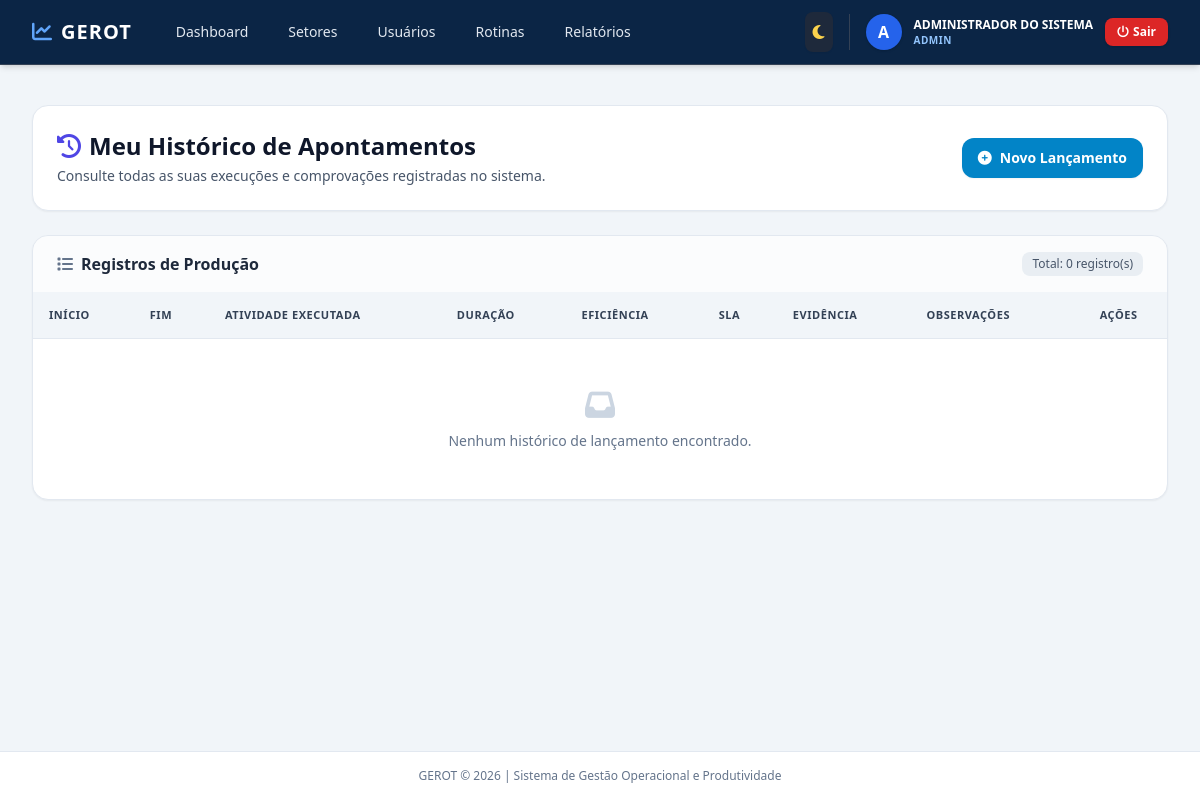
The app's page /operacao/historico (signed in) with its own data.
### app/models/usuario.py (models this page shows, shortened)
class Usuario(UserMixin, db.Model):
    __tablename__ = 'usuarios'
    id = db.Column(db.Integer, primary_key=True)
    username = db.Column(db.String(64), unique=True, nullable=False, index=True)
    email = db.Column(db.String(120), unique=True, nullable=False, index=True)
    password_hash = db.Column(db.String(256))
    role = db.Column(db.String(20), default='operador', nullable=False)
    ativo = db.Column(db.Boolean, default=False)
    nome_completo = db.Column(db.String(150), nullable=False)
    cpf = db.Column(db.String(14), unique=True, nullable=False)
    rg_numero = db.Column(db.String(20))
    rg_orgao_emissor = db.Column(db.String(20))
    rg_uf = db.Column(db.String(2))
    data_nascimento = db.Column(db.Date)
    sexo = db.Column(db.String(20))
    estado_civil = db.Column(db.String(20))
    telefone_principal = db.Column(db.String(20))
    logradouro = db.Column(db.String(150))
    numero_endereco = db.Column(db.String(20))
    bairro = db.Column(db.String(100))
    cidade = db.Column(db.String(100))
    uf_endereco = db.Column(db.String(2))
    cep = db.Column(db.String(10))
    matricula = db.Column(db.String(50), unique=True, nullable=True)
    cargo = db.Column(db.String(100))
    funcao = db.Column(db.String(100))
    setor_id = db.Column(db.Integer, db.ForeignKey('setores.id'), nullable=False)
    setores_secundarios = db.relationship(
        'Setor',
        secondary=usuario_setores_secundarios,
        backref=db.backref('coordenadores_secundarios', lazy='dynamic')
    )
    tipo_vinculo = db.Column(db.String(50))
    data_admissao = db.Column(db.Date)
    data_cadastro = db.Column(db.DateTime, default=datetime.utcnow)
    ultimo_login = db.Column(db.DateTime)
    status_cadastro = db.Column(db.String(20), default='incompleto')
    cadastrado_por_id = db.Column(db.Integer, db.ForeignKey('usuarios.id'), nullable=True)
    cadastrador = db.relationship('Usuario', remote_side=[id], backref='usuarios_cadastrados')
    lancamentos = db.relationship('Lancamento', backref='autor', lazy='dynamic', foreign_keys='Lancamento.usuario_id')
    correcoes_aprovadas = db.relationship('Lancamento', backref='aprovador', lazy='dynamic', foreign_keys='Lancamento.correcao_aprovada_por')
    @property
    def is_admin(self):
        return self.role == 'admin'
    @property
    def is_gestor(self):
        return self.role in ['admin', 'gestor']
    @property
    def is_coordenador(self):
        return self.role == 'coordenador'

### app/views/operacao.py (the view)
@operacao_bp.route('/historico')
@login_required
def historico():
    page = request.args.get('page', 1, type=int)
    pagination = Lancamento.query.filter_by(usuario_id=current_user.id)\
        .order_by(Lancamento.data_hora_inicio.desc())\
        .paginate(page=page, per_page=10, error_out=False)
    return render_template('operador/historico.html', pagination=pagination, CalculoBI=CalculoBI)

### app/__init__.py (called while the page is built)
@login_manager.user_loader
def load_user(user_id):
    from app.models.usuario import Usuario
    return Usuario.query.get(int(user_id))

### app/templates/operador/historico.html (shortened to what this page needs)
{% extends "base.html" %}
{% block content %}
<div class="space-y-6">
    <div class="flex flex-col sm:flex-row sm:items-center sm:justify-between gap-4 bg-white p-6 rounded-2xl border border-slate-200 shadow-sm">
        <div>
            <h1 class="text-2xl font-bold text-slate-900 flex items-center gap-2">
                <i class="fa-solid fa-clock-rotate-left text-indigo-600"></i> Meu Histórico de Apontamentos
            </h1>
            <p class="text-sm text-slate-600 mt-1">Consulte todas as suas execuções e comprovações registradas no sistema.</p>
        </div>
        <div>
            <a href="{{ url_for('operacao.painel') }}" class="inline-flex items-center gap-2 bg-sky-600 hover:bg-sky-700 text-white px-4 py-2.5 rounded-xl text-sm font-semibold transition shadow-sm">
                <i class="fa-solid fa-plus-circle"></i> Novo Lançamento
            </a>
        </div>
    </div>
    <div class="bg-white rounded-2xl border border-slate-200 shadow-sm overflow-hidden">
        <div class="px-6 py-4 border-b border-slate-100 flex items-center justify-between bg-slate-50/50">
            <h2 class="text-base font-bold text-slate-800 flex items-center gap-2">
                <i class="fa-solid fa-list text-slate-500"></i> Registros de Produção
            </h2>
            {% if pagination %}
            <span class="text-xs font-medium text-slate-600 bg-slate-200/70 px-2.5 py-1 rounded-lg">
                Total: {{ pagination.total }} registro(s)
            </span>
            {% endif %}
        </div>
        <div class="overflow-x-auto">
            <table class="w-full text-left border-collapse">
                <thead>
                    <tr class="bg-slate-100 border-b border-slate-200 text-[11px] font-bold text-slate-700 uppercase tracking-wider">
                        <th class="py-3.5 px-4">Início</th>
                        <th class="py-3.5 px-4">Fim</th>
                        <th class="py-3.5 px-4">Atividade Executada</th>
                        <th class="py-3.5 px-4">Duração</th>
                        <th class="py-3.5 px-4">Eficiência</th>
                        <th class="py-3.5 px-4">SLA</th>
                        <th class="py-3.5 px-4">Evidência</th>
                        <th class="py-3.5 px-4">Observações</th>
                        {% if current_user.is_coordenador or current_user.is_gestor %}
                        <th class="py-3.5 px-4 text-center">Ações</th>
                        {% endif %}
                    </tr>
                </thead>
                <tbody class="divide-y border-slate-100 text-sm text-slate-800">
                    {% if pagination and pagination.items %}
                    {% for l in pagination.items %}
                    <tr class="hover:bg-slate-50/80 transition">
                        <td class="py-3.5 px-4 whitespace-nowrap font-medium text-slate-700">
                            {{ l.data_hora_inicio.strftime('%d/%m/%Y %H:%M') if l.data_hora_inicio else '-' }}
                        </td>
                        <td class="py-3.5 px-4 whitespace-nowrap text-slate-600">
                            {{ l.data_hora_fim.strftime('%d/%m/%Y %H:%M') if l.data_hora_fim else '-' }}
                        </td>
                        <td class="py-3.5 px-4 font-semibold text-slate-900">
                            {{ l.atividade_referencia.titulo if l.atividade_referencia else 'Sem Título' }}
                        </td>
                        <td class="py-3.5 px-4 whitespace-nowrap font-semibold text-slate-700">
                            {{ CalculoBI.formatar_numero_br(l.duracao_minutos, 0) }} min
                        </td>
                        <td class="py-3.5 px-4 whitespace-nowrap font-semibold">
                            {% if l.eficiencia_percentual >= 100 %}
                            <span class="text-emerald-700">{{ CalculoBI.formatar_porcentagem_br(l.eficiencia_percentual, 1) }}</span>
                            {% elif l.eficiencia_percentual >= 70 %}
                            <span class="text-amber-700">{{ CalculoBI.formatar_porcentagem_br(l.eficiencia_percentual, 1) }}</span>
                            {% else %}
                            <span class="text-red-700">{{ CalculoBI.formatar_porcentagem_br(l.eficiencia_percentual, 1) }}</span>
                            {% endif %}
                        </td>
                        <td class="py-3.5 px-4 whitespace-nowrap">
                            {% if l.dentro_do_prazo %}
                            <span class="inline-flex items-center px-2.5 py-0.5 rounded-full text-xs font-bold bg-emerald-100 text-emerald-800">
                                <i class="fa-solid fa-check text-[10px] mr-1"></i> No Prazo
                            </span>
                            {% else %}
                            <span class="inline-flex items-center px-2.5 py-0.5 rounded-full text-xs font-bold bg-red-100 text-red-800">
                                <i class="fa-solid fa-xmark text-[10px] mr-1"></i> Atrasado
                            </span>
                            {% endif %}
                        </td>
                        <td class="py-3.5 px-4 whitespace-nowrap">
                            {% if l.arquivo_evidencia %}
                            <a href="{{ url_for('operacao.baixar_evidencia', filename=l.arquivo_evidencia) }}" target="_blank" class="inline-flex items-center gap-1 text-xs font-semibold text-sky-700 hover:text-sky-900 underline">
                                <i class="fa-solid fa-paperclip"></i> Baixar
                            </a>
                            {% else %}
                            <span class="text-xs text-slate-400">Sem anexo</span>
                            {% endif %}
                        </td>
                        <td class="py-3.5 px-4 text-xs text-slate-600 max-w-xs truncate" title="{{ l.observacoes or '' }}">
                            {{ l.observacoes or '-' }}
                        </td>
                        {% if current_user.is_coordenador or current_user.is_gestor %}
                        <td class="py-3.5 px-4 text-center">
                            <form action="{{ url_for('gestao.excluir_lancamento', id=l.id) }}" method="POST" onsubmit="return confirm('Confirmar exclusão deste lançamento?');">
                                <button type="submit" class="text-rose-600 hover:text-rose-800 text-xs font-bold px-2 py-1 bg-rose-50 hover:bg-rose-100 rounded border border-rose-200">
                                    <i class="fa-solid fa-trash-can"></i>
                                </button>
                            </form>
                        </td>
                        {% endif %}
                    </tr>
                    {% endfor %}
                    {% else %}
                    <tr>
                        <td colspan="9" class="text-center py-12 text-slate-500">
                            <i class="fa-solid fa-inbox text-3xl mb-2 text-slate-300 block"></i>
                            Nenhum histórico de lançamento encontrado.
                        </td>
                    </tr>
                    {% endif %}
                </tbody>
            </table>
        </div>
    </div>
</div>
{% endblock %}

### app/templates/base.html (shortened to what this page needs)
<!DOCTYPE html>
<html lang="pt-BR" class="h-full">
<head>
    <script src="https://cdn.tailwindcss.com"></script>
    <link rel="stylesheet" href="https://cdnjs.cloudflare.com/ajax/libs/font-awesome/6.4.0/css/all.min.css">
</head>
<body class="h-full bg-slate-100 dark:bg-slate-900 text-slate-800 dark:text-slate-100 flex flex-col transition-colors duration-200">
    <nav class="bg-primary shadow-md border-b border-slate-700">
        <div class="max-w-7xl mx-auto px-4 sm:px-6 lg:px-8">
            <div class="flex justify-between h-16">
                <div class="flex items-center space-x-8">
                    <a href="{{ url_for('index') }}" class="flex items-center space-x-2 text-white font-bold text-xl tracking-wider">
                        <i class="fa-solid fa-chart-line text-blue-400"></i>
                        <span>GEROT</span>
                    </a>
                    {% if current_user.is_authenticated %}
                    <div class="hidden md:flex space-x-4">
                        {% if current_user.is_admin or current_user.is_gestor or current_user.is_coordenador %}
                        <a href="{{ url_for('gestao.dashboard') }}" class="text-slate-200 hover:text-white px-3 py-2 rounded-md text-sm font-medium transition">Dashboard</a>
                        <a href="{{ url_for('admin.listar_setores') }}" class="text-slate-200 hover:text-white px-3 py-2 rounded-md text-sm font-medium transition">Setores</a>
                        <a href="{{ url_for('admin.listar_usuarios') }}" class="text-slate-200 hover:text-white px-3 py-2 rounded-md text-sm font-medium transition">Usuários</a>
                        <a href="{{ url_for('gestao.listar_atividades') }}" class="text-slate-200 hover:text-white px-3 py-2 rounded-md text-sm font-medium transition">Rotinas</a>
                        <a href="{{ url_for('relatorios.index') }}" class="text-slate-200 hover:text-white px-3 py-2 rounded-md text-sm font-medium transition">Relatórios</a>
                        {% endif %}
                    </div>
                    {% endif %}
                </div>
                <div class="flex items-center space-x-4">
                    <button id="theme-toggle" type="button" class="text-slate-300 hover:text-white bg-slate-800 p-2 rounded-lg focus:outline-none transition shadow-sm cursor-pointer" title="Alternar Visualização Dia/Noite">
                        <i id="theme-toggle-dark-icon" class="fa-solid fa-moon hidden text-amber-300"></i>
                    </button>
                    {% if current_user.is_authenticated %}
                    <div class="flex items-center space-x-3 border-l border-slate-700 pl-4">
                        <div class="w-9 h-9 rounded-full bg-blue-600 text-white flex items-center justify-center font-bold shadow">
                            {{ current_user.nome_completo[0]|upper }}
                        </div>
                        <div class="hidden lg:block text-left">
                            <span class="block text-xs font-semibold text-white">{{ current_user.nome_completo }}</span>
                            <span class="block text-[10px] uppercase tracking-wider text-blue-300 font-bold">{{ current_user.role }}</span>
                        </div>
                        <a href="{{ url_for('auth.logout') }}" class="bg-red-600 hover:bg-red-700 text-white px-3 py-1.5 rounded-lg text-xs font-semibold shadow transition flex items-center space-x-1">
                            <i class="fa-solid fa-power-off"></i>
                            <span class="hidden sm:inline">Sair</span>
                        </a>
                    </div>
                    {% else %}
                    <a href="{{ url_for('auth.login') }}" class="bg-blue-600 hover:bg-blue-700 text-white px-4 py-2 rounded-lg text-sm font-semibold shadow transition">Entrar</a>
                    {% endif %}
                </div>
            </div>
        </div>
    </nav>
    <main class="flex-1 max-w-7xl w-full mx-auto px-4 sm:px-6 lg:px-8 py-6">
        {% block content %}{% endblock %}
    </main>
    <footer class="bg-white dark:bg-slate-800 border-t border-slate-200 dark:border-slate-700 py-4 text-center text-xs text-slate-500 dark:text-slate-400">
        GEROT © 2026 | Sistema de Gestão Operacional e Produtividade
    </footer>
</body>
</html>

### records on screen
Usuario: nome_completo "A", nome_completo "ADMINISTRADOR DO SISTEMA", role "ADMIN"

### other values on screen
{{ pagination.total }} "0"
